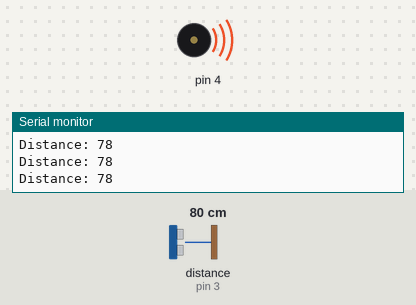
This sketch was run on a simulated Arduino Uno, built with avr-gcc and run on an emulated ATmega328P. Shown: buzzer (waves = sounding), the last lines printed to the serial monitor. Wiring (inferred from the names in the program): ultrasonic range finder: trigger pin 2; echo pin 3. The inputs (shaded band) are chosen by the test bench; at power-on: distance to the obstacle (sensor on pin 3) 80 cm. The echo pulse lasts 58.3 µs per cm.

Above: at 1.2 s.
1.3 s: distance to the obstacle (sensor on pin 3) set to 109 cm
4.3 s: distance to the obstacle (sensor on pin 3) set to 117 cm
At 5.5 s:
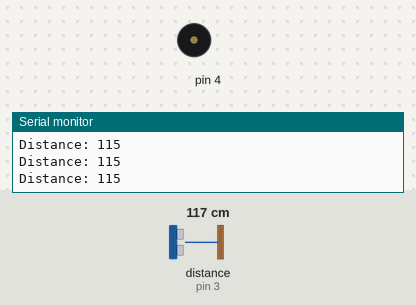
5.8 s: distance to the obstacle (sensor on pin 3) set to 2 cm
At 7.0 s:
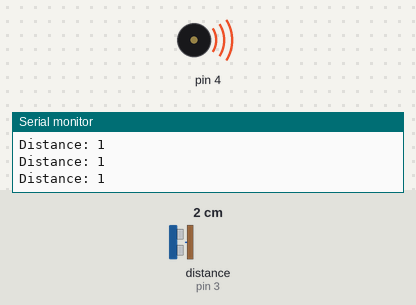
7.3 s: distance to the obstacle (sensor on pin 3) set to 120 cm
At 7.9 s:
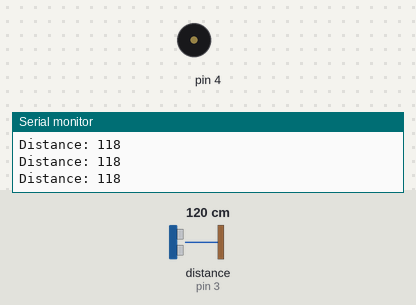
Timing chart, 0 to 9.8 s (numbered marks = the images above; inputs shaded):
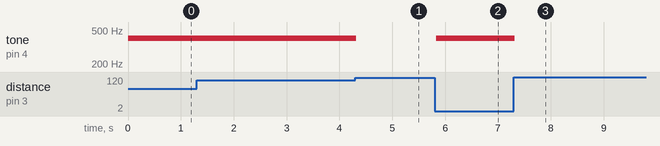

Measured:
- the behaviour switches between 112 and 113 cm on distance to the obstacle (sensor on pin 3) (found by bisection; images 0 and 1)
- after the input at 4.3 s, tone on pin 4: 400 Hz → silent at once
- after the input at 5.8 s, tone on pin 4: silent → 400 Hz at once
- after the input at 7.3 s, tone on pin 4: 400 Hz → silent at once

The sketch:

main.ino
```cpp
// defines pins numbers
const int trigPin = 2;
const int echoPin = 3;
// defines variables
long duration;
int distance;
void setup() {
  pinMode(trigPin, OUTPUT); // Sets the trigPin as an Output
  pinMode(echoPin, INPUT); // Sets the echoPin as an Input
  Serial.begin(9600); // Starts the serial communication
}
void loop() {
  // Clears the trigPin
  digitalWrite(trigPin, LOW);
  // Sets the trigPin on HIGH state for 10 micro seconds
  digitalWrite(trigPin, HIGH);
  digitalWrite(trigPin, LOW);
  // Reads the echoPin, returns the sound wave travel time in microseconds
  duration = pulseIn(echoPin, HIGH);
  // Calculating the distance
  distance = duration * 0.034 / 2;
  // Prints the distance on the Serial Monitor
  Serial.print("Distance: ");
  Serial.println(distance);
if (distance > 110){
  noTone(4);}
else if (distance < 1){
  noTone(4);}
else if (110 >= distance) {
  tone(4, 400, 750);}
else if (60 >= distance) {
  tone(4, 400, 500);}
else if (distance < 30) {
  tone(4, 400);}
else {
  noTone(4);}

}
```
